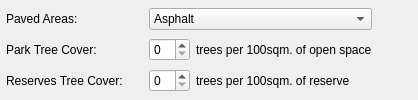
                 <widget class="QWidget" name="lc_open_widget" native="true">
                  <property name="minimumSize">
                   <size>
                    <width>0</width>
                    <height>10</height>
                   </size>
                  </property>
                  <layout class="QGridLayout" name="gridLayout_5">
                   <property name="leftMargin">
                    <number>6</number>
                   </property>
                   <property name="topMargin">
                    <number>6</number>
                   </property>
                   <property name="rightMargin">
                    <number>6</number>
                   </property>
                   <property name="bottomMargin">
                    <number>6</number>
                   </property>
                   <item row="2" column="2">
                    <widget class="QSpinBox" name="lc_reftrees_spin">
                     <property name="maximum">
                      <number>10</number>
                     </property>
                    </widget>
                   </item>
                   <item row="2" column="3">
                    <widget class="QLabel" name="lc_reftrees_lbl2">
                     <property name="text">
                      <string>trees per 100sqm. of reserve</string>
                     </property>
                    </widget>
                   </item>
                   <item row="2" column="0">
                    <widget class="QLabel" name="lc_reftrees_lbl">
                     <property name="text">
                      <string>Reserves Tree Cover:</string>
                     </property>
                    </widget>
                   </item>
                   <item row="2" column="4">
                    <spacer name="horizontalSpacer_30">
                     <property name="orientation">
                      <enum>Qt::Horizontal</enum>
                     </property>
                     <property name="sizeHint" stdset="0">
                      <size>
                       <width>40</width>
                       <height>20</height>
                      </size>
                     </property>
                    </spacer>
                   </item>
                   <item row="0" column="0">
                    <widget class="QLabel" name="lc_openpave_lbl">
                     <property name="text">
                      <string>Paved Areas:</string>
                     </property>
                    </widget>
                   </item>
                   <item row="1" column="3">
                    <widget class="QLabel" name="lc_opentrees_lbl2">
                     <property name="text">
                      <string>trees per 100sqm. of open space</string>
                     </property>
                    </widget>
                   </item>
                   <item row="1" column="2">
                    <widget class="QSpinBox" name="lc_opentrees_spin">
                     <property name="maximum">
                      <number>10</number>
                     </property>
                    </widget>
                   </item>
                   <item row="1" column="0">
                    <widget class="QLabel" name="lc_opentrees_lbl">
                     <property name="text">
                      <string>Park Tree Cover:</string>
                     </property>
                    </widget>
                   </item>
                   <item row="1" column="1">
                    <spacer name="horizontalSpacer_31">
                     <property name="orientation">
                      <enum>Qt::Horizontal</enum>
                     </property>
                     <property name="sizeType">
                      <enum>QSizePolicy::Fixed</enum>
                     </property>
                     <property name="sizeHint" stdset="0">
                      <size>
                       <width>20</width>
                       <height>20</height>
                      </size>
                     </property>
                    </spacer>
                   </item>
                   <item row="2" column="1">
                    <spacer name="horizontalSpacer_29">
                     <property name="orientation">
                      <enum>Qt::Horizontal</enum>
                     </property>
                     <property name="sizeType">
                      <enum>QSizePolicy::Fixed</enum>
                     </property>
                     <property name="sizeHint" stdset="0">
                      <size>
                       <width>20</width>
                       <height>20</height>
                      </size>
                     </property>
                    </spacer>
                   </item>
                   <item row="1" column="4">
                    <spacer name="horizontalSpacer_32">
                     <property name="orientation">
                      <enum>Qt::Horizontal</enum>
                     </property>
                     <property name="sizeHint" stdset="0">
                      <size>
                       <width>40</width>
                       <height>20</height>
                      </size>
                     </property>
                    </spacer>
                   </item>
                   <item row="0" column="2" colspan="2">
                    <widget class="QComboBox" name="lc_openpave_combo">
                     <item>
                      <property name="text">
                       <string>Asphalt</string>
                      </property>
                     </item>
                     <item>
                      <property name="text">
                       <string>Concrete</string>
                      </property>
                     </item>
                     <item>
                      <property name="text">
                       <string>Gravel/Compacted Dirt</string>
                      </property>
                     </item>
                    </widget>
                   </item>
                   <item row="0" column="1">
                    <spacer name="horizontalSpacer_33">
                     <property name="orientation">
                      <enum>Qt::Horizontal</enum>
                     </property>
                     <property name="sizeType">
                      <enum>QSizePolicy::Fixed</enum>
                     </property>
                     <property name="sizeHint" stdset="0">
                      <size>
                       <width>20</width>
                       <height>20</height>
                      </size>
                     </property>
                    </spacer>
                   </item>
                   <item row="0" column="4">
                    <spacer name="horizontalSpacer_34">
                     <property name="orientation">
                      <enum>Qt::Horizontal</enum>
                     </property>
                     <property name="sizeHint" stdset="0">
                      <size>
                       <width>40</width>
                       <height>20</height>
                      </size>
                     </property>
                    </spacer>
                   </item>
                  </layout>
                 </widget>
